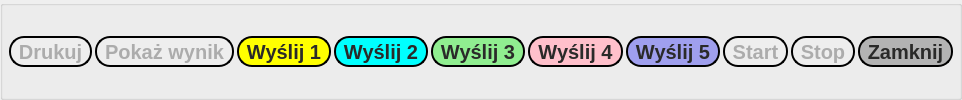
    <widget class="QGroupBox" name="groupBox">
     <property name="styleSheet">
      <string notr="true">QToolButton:disabled{
background-color: rgb(238, 238, 238);
color: rgb(172, 172, 172);
}

#sendData1Button:enabled {
background-color: yellow;
color: #2a2a29;
}
#sendData2Button:enabled {
background-color: cyan;
color: #2a2a29;
}
#sendData3Button:enabled {
background-color: lightGreen;
color: #2a2a29;
}
#sendData4Button:enabled {
background-color: pink;
color: #2a2a29;
}
#sendData5Button:enabled {
background-color: rgb(159, 159, 238);
color: #2a2a29;
}
#runDriverButton:enabled{
background-color: #b3b3b3;
color: green;
}
#stopDriverButton:enabled{
background-color: #b3b3b3;
color: red;
}
#closeDialogButton:enabled{
color: #2a2a29;
background-color: #b3b3b3;
}
#printResultButton:enabled{
color: #2a2a29;
background-color: #b3b3b3;
}
#showResultsButton:enabled{
color: #2a2a29;
background-color: #b3b3b3;
}</string>
     </property>
     <layout class="QGridLayout" name="gridLayout">
      <property name="leftMargin">
       <number>6</number>
      </property>
      <property name="topMargin">
       <number>6</number>
      </property>
      <property name="rightMargin">
       <number>6</number>
      </property>
      <property name="bottomMargin">
       <number>6</number>
      </property>
      <property name="spacing">
       <number>3</number>
      </property>
      <item row="0" column="5">
       <widget class="QToolButton" name="sendData4Button">
        <property name="enabled">
         <bool>true</bool>
        </property>
        <property name="font">
         <font>
          <pointsize>15</pointsize>
          <weight>75</weight>
          <bold>true</bold>
         </font>
        </property>
        <property name="styleSheet">
         <string notr="true">border-radius: 15px;
border-width: 2px;
border-color: black;
border-style: outset;</string>
        </property>
        <property name="text">
         <string>Wyślij 4</string>
        </property>
       </widget>
      </item>
      <item row="0" column="2">
       <widget class="QToolButton" name="sendData1Button">
        <property name="enabled">
         <bool>true</bool>
        </property>
        <property name="palette">
         <palette>
          <active>
           <colorrole role="WindowText">
            <brush brushstyle="SolidPattern">
             <color alpha="255">
              <red>42</red>
              <green>42</green>
              <blue>41</blue>
             </color>
            </brush>
           </colorrole>
           <colorrole role="Button">
            <brush brushstyle="SolidPattern">
             <color alpha="255">
              <red>255</red>
              <green>255</green>
              <blue>0</blue>
             </color>
            </brush>
           </colorrole>
           <colorrole role="Text">
            <brush brushstyle="SolidPattern">
             <color alpha="255">
              <red>42</red>
              <green>42</green>
              <blue>41</blue>
             </color>
            </brush>
           </colorrole>
           <colorrole role="ButtonText">
            <brush brushstyle="SolidPattern">
             <color alpha="255">
              <red>42</red>
              <green>42</green>
              <blue>41</blue>
             </color>
            </brush>
           </colorrole>
           <colorrole role="Base">
            <brush brushstyle="SolidPattern">
             <color alpha="255">
              <red>255</red>
              <green>255</green>
              <blue>0</blue>
             </color>
            </brush>
           </colorrole>
           <colorrole role="Window">
            <brush brushstyle="SolidPattern">
             <color alpha="255">
              <red>255</red>
              <green>255</green>
              <blue>0</blue>
             </color>
            </brush>
           </colorrole>
          </active>
          <inactive>
           <colorrole role="WindowText">
            <brush brushstyle="SolidPattern">
             <color alpha="255">
              <red>42</red>
              <green>42</green>
              <blue>41</blue>
             </color>
            </brush>
           </colorrole>
           <colorrole role="Button">
            <brush brushstyle="SolidPattern">
             <color alpha="255">
              <red>255</red>
              <green>255</green>
              <blue>0</blue>
             </color>
            </brush>
           </colorrole>
           <colorrole role="Text">
            <brush brushstyle="SolidPattern">
             <color alpha="255">
              <red>42</red>
              <green>42</green>
              <blue>41</blue>
             </color>
            </brush>
           </colorrole>
           <colorrole role="ButtonText">
            <brush brushstyle="SolidPattern">
             <color alpha="255">
              <red>42</red>
              <green>42</green>
              <blue>41</blue>
             </color>
            </brush>
           </colorrole>
           <colorrole role="Base">
            <brush brushstyle="SolidPattern">
             <color alpha="255">
              <red>255</red>
              <green>255</green>
              <blue>0</blue>
             </color>
            </brush>
           </colorrole>
           <colorrole role="Window">
            <brush brushstyle="SolidPattern">
             <color alpha="255">
              <red>255</red>
              <green>255</green>
              <blue>0</blue>
             </color>
            </brush>
           </colorrole>
          </inactive>
          <disabled>
           <colorrole role="WindowText">
            <brush brushstyle="SolidPattern">
             <color alpha="255">
              <red>172</red>
              <green>172</green>
              <blue>172</blue>
             </color>
            </brush>
           </colorrole>
           <colorrole role="Button">
            <brush brushstyle="SolidPattern">
             <color alpha="255">
              <red>238</red>
              <green>238</green>
              <blue>238</blue>
             </color>
            </brush>
           </colorrole>
           <colorrole role="Text">
            <brush brushstyle="SolidPattern">
             <color alpha="255">
              <red>172</red>
              <green>172</green>
              <blue>172</blue>
             </color>
            </brush>
           </colorrole>
           <colorrole role="ButtonText">
            <brush brushstyle="SolidPattern">
             <color alpha="255">
              <red>172</red>
              <green>172</green>
              <blue>172</blue>
             </color>
            </brush>
           </colorrole>
           <colorrole role="Base">
            <brush brushstyle="SolidPattern">
             <color alpha="255">
              <red>238</red>
              <green>238</green>
              <blue>238</blue>
             </color>
            </brush>
           </colorrole>
           <colorrole role="Window">
            <brush brushstyle="SolidPattern">
             <color alpha="255">
              <red>238</red>
              <green>238</green>
              <blue>238</blue>
             </color>
            </brush>
           </colorrole>
          </disabled>
         </palette>
        </property>
        <property name="font">
         <font>
          <pointsize>15</pointsize>
          <weight>75</weight>
          <bold>true</bold>
         </font>
        </property>
        <property name="styleSheet">
         <string notr="true">border-radius: 15px;
border-width: 2px;
border-color: black;
border-style: outset;</string>
        </property>
        <property name="text">
         <string>Wyślij 1</string>
        </property>
       </widget>
      </item>
      <item row="0" column="8">
       <widget class="QToolButton" name="stopDriverButton">
        <property name="enabled">
         <bool>false</bool>
        </property>
        <property name="font">
         <font>
          <pointsize>15</pointsize>
          <weight>75</weight>
          <bold>true</bold>
         </font>
        </property>
        <property name="styleSheet">
         <string notr="true">border-radius: 15px;
border-width: 2px;
border-color: black;
border-style: outset;</string>
        </property>
        <property name="text">
         <string>Stop</string>
        </property>
       </widget>
      </item>
      <item row="0" column="7">
       <widget class="QToolButton" name="runDriverButton">
        <property name="enabled">
         <bool>false</bool>
        </property>
        <property name="font">
         <font>
          <pointsize>15</pointsize>
          <weight>75</weight>
          <bold>true</bold>
         </font>
        </property>
        <property name="styleSheet">
         <string notr="true">border-radius: 15px;
border-width: 2px;
border-color: black;
border-style: outset;</string>
        </property>
        <property name="text">
         <string>Start</string>
        </property>
       </widget>
      </item>
      <item row="0" column="9">
       <widget class="QToolButton" name="closeDialogButton">
        <property name="enabled">
         <bool>true</bool>
        </property>
        <property name="font">
         <font>
          <pointsize>15</pointsize>
          <weight>75</weight>
          <bold>true</bold>
         </font>
        </property>
        <property name="styleSheet">
         <string notr="true">border-radius: 15px;
border-width: 2px;
border-color: black;
border-style: outset;</string>
        </property>
        <property name="text">
         <string>Zamknij</string>
        </property>
       </widget>
      </item>
      <item row="0" column="0">
       <widget class="QToolButton" name="printResultButton">
        <property name="enabled">
         <bool>false</bool>
        </property>
        <property name="font">
         <font>
          <pointsize>15</pointsize>
          <weight>75</weight>
          <bold>true</bold>
         </font>
        </property>
        <property name="styleSheet">
         <string notr="true">border-radius: 15px;
border-width: 2px;
border-color: black;
border-style: outset;</string>
        </property>
        <property name="text">
         <string>Drukuj</string>
        </property>
       </widget>
      </item>
      <item row="0" column="4">
       <widget class="QToolButton" name="sendData3Button">
        <property name="enabled">
         <bool>true</bool>
        </property>
        <property name="font">
         <font>
          <pointsize>15</pointsize>
          <weight>75</weight>
          <bold>true</bold>
         </font>
        </property>
        <property name="styleSheet">
         <string notr="true">border-radius: 15px;
border-width: 2px;
border-color: black;
border-style: outset;</string>
        </property>
        <property name="text">
         <string>Wyślij 3</string>
        </property>
       </widget>
      </item>
      <item row="0" column="3">
       <widget class="QToolButton" name="sendData2Button">
        <property name="enabled">
         <bool>true</bool>
        </property>
        <property name="font">
         <font>
          <pointsize>15</pointsize>
          <weight>75</weight>
          <bold>true</bold>
         </font>
        </property>
        <property name="styleSheet">
         <string notr="true">border-radius: 15px;
border-width: 2px;
border-color: black;
border-style: outset;</string>
        </property>
        <property name="text">
         <string>Wyślij 2</string>
        </property>
       </widget>
      </item>
      <item row="0" column="1">
       <widget class="QToolButton" name="showResultsButton">
        <property name="enabled">
         <bool>false</bool>
        </property>
        <property name="font">
         <font>
          <pointsize>15</pointsize>
          <weight>75</weight>
          <bold>true</bold>
         </font>
        </property>
        <property name="styleSheet">
         <string notr="true">border-radius: 15px;
border-width: 2px;
border-color: black;
border-style: outset;</string>
        </property>
        <property name="text">
         <string>Pokaż wynik</string>
        </property>
       </widget>
      </item>
      <item row="0" column="6">
       <widget class="QToolButton" name="sendData5Button">
        <property name="font">
         <font>
          <pointsize>15</pointsize>
          <weight>75</weight>
          <bold>true</bold>
         </font>
        </property>
        <property name="styleSheet">
         <string notr="true">border-radius: 15px;
border-width: 2px;
border-color: black;
border-style: outset;</string>
        </property>
        <property name="text">
         <string>Wyślij 5</string>
        </property>
       </widget>
      </item>
     </layout>
    </widget>
